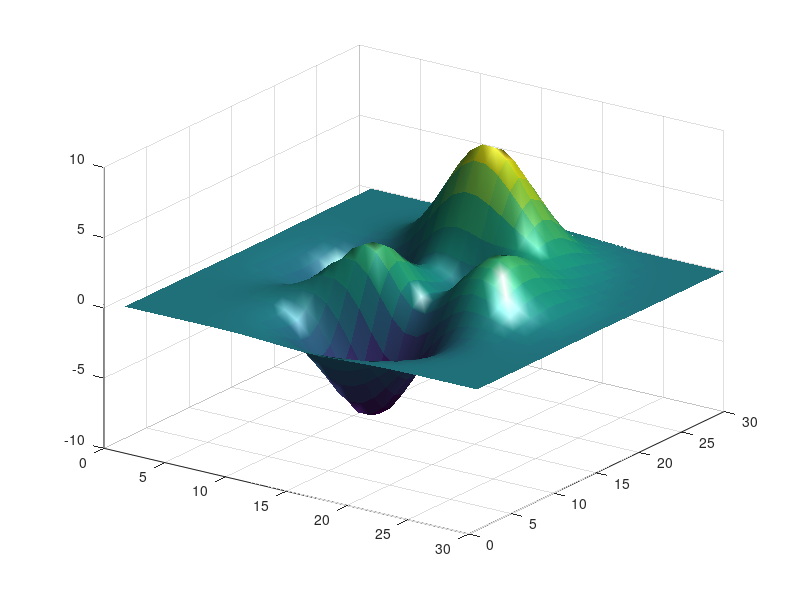

MATLAB code for this plot: (Note: this script raises an error after producing the figure.)
%=============================================================================
% Copyright (c) 2016-present Allan CORNET (Nelson)
%=============================================================================
% This file is part of Nelson.
%=============================================================================
% LICENCE_BLOCK_BEGIN
% SPDX-License-Identifier: LGPL-3.0-or-later
% LICENCE_BLOCK_END
%=============================================================================
% <--ADV-CLI MODE-->
%=============================================================================

close all;
%=============================================================================
f = figure('Visible', 'on', 'Position', [100 100 620 460], 'Color', [1 1 1]);
surf(peaks(30), 'EdgeColor', 'none');
light();
lighting gouraud;
view(35, 28);
colormap(parula(64));
drawnow();
%=============================================================================
asserts.istrue(isgraphics(f, 'figure'));
asserts.isequal(f.Type, 'figure');
asserts.isequal(char(f.Visible), 'on');
asserts.isequal(f.Color, [1 1 1]);
axesHandles = findobj(f, 'Type', 'axes');
asserts.isequal(numel(axesHandles), 1);
for k = 1:numel(axesHandles)
  asserts.isequal(axesHandles(k).Type, 'axes');
  asserts.isequal(axesHandles(k).Parent, f);
end
surfaceObjects = findobj(f, 'Type', 'surface');
asserts.isequal(numel(surfaceObjects), 1);
asserts.istrue(all(isgraphics(surfaceObjects, 'surface')));
for k = 1:numel(surfaceObjects)
  asserts.isequal(surfaceObjects(k).Type, 'surface');
end
lightObjects = findobj(f, 'Type', 'light');
asserts.isequal(numel(lightObjects), 1);
asserts.istrue(all(isgraphics(lightObjects, 'light')));
for k = 1:numel(lightObjects)
  asserts.isequal(lightObjects(k).Type, 'light');
end
close(f);
close all;
%=============================================================================
